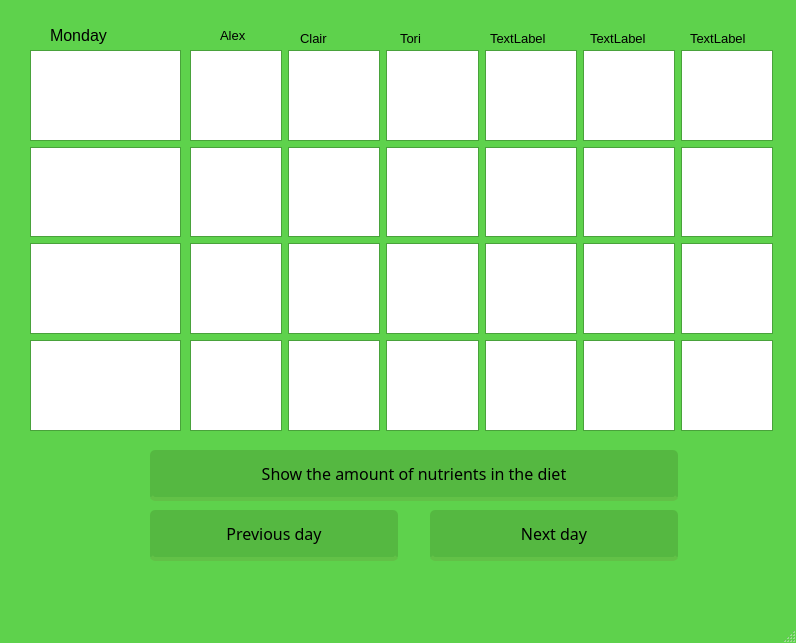
<?xml version="1.0" encoding="UTF-8"?>
<ui version="4.0">
 <class>MainWindow</class>
 <widget class="QMainWindow" name="MainWindow">
  <property name="geometry">
   <rect>
    <x>0</x>
    <y>0</y>
    <width>796</width>
    <height>643</height>
   </rect>
  </property>
  <property name="palette">
   <palette>
    <active>
     <colorrole role="Button">
      <brush brushstyle="SolidPattern">
       <color alpha="255">
        <red>0</red>
        <green>255</green>
        <blue>0</blue>
       </color>
      </brush>
     </colorrole>
     <colorrole role="Base">
      <brush brushstyle="SolidPattern">
       <color alpha="255">
        <red>255</red>
        <green>255</green>
        <blue>255</blue>
       </color>
      </brush>
     </colorrole>
     <colorrole role="Window">
      <brush brushstyle="SolidPattern">
       <color alpha="255">
        <red>94</red>
        <green>210</green>
        <blue>76</blue>
       </color>
      </brush>
     </colorrole>
    </active>
    <inactive>
     <colorrole role="Button">
      <brush brushstyle="SolidPattern">
       <color alpha="255">
        <red>0</red>
        <green>255</green>
        <blue>0</blue>
       </color>
      </brush>
     </colorrole>
     <colorrole role="Base">
      <brush brushstyle="SolidPattern">
       <color alpha="255">
        <red>255</red>
        <green>255</green>
        <blue>255</blue>
       </color>
      </brush>
     </colorrole>
     <colorrole role="Window">
      <brush brushstyle="SolidPattern">
       <color alpha="255">
        <red>94</red>
        <green>210</green>
        <blue>76</blue>
       </color>
      </brush>
     </colorrole>
    </inactive>
    <disabled>
     <colorrole role="Button">
      <brush brushstyle="SolidPattern">
       <color alpha="255">
        <red>0</red>
        <green>255</green>
        <blue>0</blue>
       </color>
      </brush>
     </colorrole>
     <colorrole role="Base">
      <brush brushstyle="SolidPattern">
       <color alpha="255">
        <red>94</red>
        <green>210</green>
        <blue>76</blue>
       </color>
      </brush>
     </colorrole>
     <colorrole role="Window">
      <brush brushstyle="SolidPattern">
       <color alpha="255">
        <red>94</red>
        <green>210</green>
        <blue>76</blue>
       </color>
      </brush>
     </colorrole>
    </disabled>
   </palette>
  </property>
  <property name="windowTitle">
   <string>MainWindow</string>
  </property>
  <widget class="QWidget" name="centralwidget">
   <widget class="QLabel" name="name1">
    <property name="geometry">
     <rect>
      <x>220</x>
      <y>20</y>
      <width>131</width>
      <height>31</height>
     </rect>
    </property>
    <property name="font">
     <font>
      <pointsize>10</pointsize>
     </font>
    </property>
    <property name="text">
     <string>Alex</string>
    </property>
   </widget>
   <widget class="QLabel" name="name2">
    <property name="geometry">
     <rect>
      <x>300</x>
      <y>30</y>
      <width>55</width>
      <height>16</height>
     </rect>
    </property>
    <property name="font">
     <font>
      <pointsize>10</pointsize>
     </font>
    </property>
    <property name="text">
     <string>Clair</string>
    </property>
   </widget>
   <widget class="QLabel" name="name3">
    <property name="geometry">
     <rect>
      <x>400</x>
      <y>30</y>
      <width>55</width>
      <height>16</height>
     </rect>
    </property>
    <property name="font">
     <font>
      <pointsize>10</pointsize>
     </font>
    </property>
    <property name="text">
     <string>Tori</string>
    </property>
   </widget>
   <widget class="QWidget" name="horizontalLayoutWidget">
    <property name="geometry">
     <rect>
      <x>190</x>
      <y>50</y>
      <width>583</width>
      <height>381</height>
     </rect>
    </property>
    <layout class="QHBoxLayout" name="horizontalLayout">
     <item>
      <layout class="QVBoxLayout" name="verticalLayout_2">
       <item>
        <widget class="QListView" name="listView_2"/>
       </item>
       <item>
        <widget class="QListView" name="listView_5"/>
       </item>
       <item>
        <widget class="QListView" name="listView_6"/>
       </item>
       <item>
        <widget class="QListView" name="listView_4"/>
       </item>
      </layout>
     </item>
     <item>
      <layout class="QVBoxLayout" name="verticalLayout_5">
       <item>
        <widget class="QListView" name="listView_14"/>
       </item>
       <item>
        <widget class="QListView" name="listView_15"/>
       </item>
       <item>
        <widget class="QListView" name="listView_16"/>
       </item>
       <item>
        <widget class="QListView" name="listView_17"/>
       </item>
      </layout>
     </item>
     <item>
      <layout class="QVBoxLayout" name="verticalLayout_6">
       <item>
        <widget class="QListView" name="listView_18"/>
       </item>
       <item>
        <widget class="QListView" name="listView_19"/>
       </item>
       <item>
        <widget class="QListView" name="listView_20"/>
       </item>
       <item>
        <widget class="QListView" name="listView_21"/>
       </item>
      </layout>
     </item>
     <item>
      <layout class="QVBoxLayout" name="verticalLayout_7">
       <item>
        <widget class="QListView" name="listView_22"/>
       </item>
       <item>
        <widget class="QListView" name="listView_23"/>
       </item>
       <item>
        <widget class="QListView" name="listView_24"/>
       </item>
       <item>
        <widget class="QListView" name="listView_25"/>
       </item>
      </layout>
     </item>
     <item>
      <layout class="QVBoxLayout" name="verticalLayout_8">
       <item>
        <widget class="QListView" name="listView_26"/>
       </item>
       <item>
        <widget class="QListView" name="listView_27"/>
       </item>
       <item>
        <widget class="QListView" name="listView_28"/>
       </item>
       <item>
        <widget class="QListView" name="listView_29"/>
       </item>
      </layout>
     </item>
     <item>
      <layout class="QVBoxLayout" name="verticalLayout_4">
       <item>
        <widget class="QListView" name="listView_10"/>
       </item>
       <item>
        <widget class="QListView" name="listView_11"/>
       </item>
       <item>
        <widget class="QListView" name="listView_12"/>
       </item>
       <item>
        <widget class="QListView" name="listView_13"/>
       </item>
      </layout>
     </item>
    </layout>
   </widget>
   <widget class="QLabel" name="day">
    <property name="geometry">
     <rect>
      <x>50</x>
      <y>20</y>
      <width>121</width>
      <height>31</height>
     </rect>
    </property>
    <property name="font">
     <font>
      <pointsize>12</pointsize>
     </font>
    </property>
    <property name="text">
     <string>Monday</string>
    </property>
   </widget>
   <widget class="QPushButton" name="show">
    <property name="geometry">
     <rect>
      <x>150</x>
      <y>450</y>
      <width>531</width>
      <height>51</height>
     </rect>
    </property>
    <property name="font">
     <font>
      <family>Roboto Slab</family>
      <pointsize>12</pointsize>
     </font>
    </property>
    <property name="styleSheet">
     <string notr="true">float:right;
margin-right: 3%;
margin top: 5px;
border-radius:5px;
-moz-border-radius:5px;
webkit-border-radius:5px;
padding:5px 9px;
font-size: 1.2em;
background-color:rgba(85, 184, 65,1);
text-shadow: #454545 0 0 2px;
border-bottom: 4px solid rgba(98, 193, 71, 1);
color:black;
font-family: 'Roboto Slab', senif;</string>
    </property>
    <property name="text">
     <string>Show the amount of nutrients in the diet</string>
    </property>
   </widget>
   <widget class="QPushButton" name="next">
    <property name="geometry">
     <rect>
      <x>430</x>
      <y>510</y>
      <width>251</width>
      <height>51</height>
     </rect>
    </property>
    <property name="font">
     <font>
      <family>Roboto Slab</family>
      <pointsize>12</pointsize>
     </font>
    </property>
    <property name="styleSheet">
     <string notr="true">float:right;
margin-right: 3%;
margin top: 5px;
border-radius:5px;
-moz-border-radius:5px;
webkit-border-radius:5px;
padding:5px 9px;
font-size: 1.2em;
background-color:rgba(85, 184, 65,1);
text-shadow: #454545 0 0 2px;
border-bottom: 4px solid rgba(98, 193, 71, 1);
color:black;
font-family: 'Roboto Slab', senif;</string>
    </property>
    <property name="text">
     <string>Next day</string>
    </property>
   </widget>
   <widget class="QPushButton" name="prev">
    <property name="geometry">
     <rect>
      <x>150</x>
      <y>510</y>
      <width>251</width>
      <height>51</height>
     </rect>
    </property>
    <property name="font">
     <font>
      <family>Roboto Slab</family>
      <pointsize>12</pointsize>
     </font>
    </property>
    <property name="styleSheet">
     <string notr="true">float:right;
margin-right: 3%;
margin top: 5px;
border-radius:5px;
-moz-border-radius:5px;
webkit-border-radius:5px;
padding:5px 9px;
font-size: 1.2em;
background-color:rgba(85, 184, 65,1);
text-shadow: #454545 0 0 2px;
border-bottom: 4px solid rgba(98, 193, 71, 1);
color:black;
font-family: 'Roboto Slab', senif;
</string>
    </property>
    <property name="text">
     <string>Previous day</string>
    </property>
   </widget>
   <widget class="QWidget" name="layoutWidget">
    <property name="geometry">
     <rect>
      <x>30</x>
      <y>50</y>
      <width>151</width>
      <height>381</height>
     </rect>
    </property>
    <layout class="QVBoxLayout" name="verticalLayout_3">
     <item>
      <widget class="QListView" name="listView_3"/>
     </item>
     <item>
      <widget class="QListView" name="listView_7"/>
     </item>
     <item>
      <widget class="QListView" name="listView_8"/>
     </item>
     <item>
      <widget class="QListView" name="listView_9"/>
     </item>
    </layout>
   </widget>
   <widget class="QLabel" name="name4">
    <property name="geometry">
     <rect>
      <x>490</x>
      <y>30</y>
      <width>55</width>
      <height>16</height>
     </rect>
    </property>
    <property name="font">
     <font>
      <pointsize>10</pointsize>
     </font>
    </property>
    <property name="text">
     <string>TextLabel</string>
    </property>
   </widget>
   <widget class="QLabel" name="name5">
    <property name="geometry">
     <rect>
      <x>590</x>
      <y>30</y>
      <width>55</width>
      <height>16</height>
     </rect>
    </property>
    <property name="font">
     <font>
      <pointsize>10</pointsize>
     </font>
    </property>
    <property name="text">
     <string>TextLabel</string>
    </property>
   </widget>
   <widget class="QLabel" name="name6">
    <property name="geometry">
     <rect>
      <x>690</x>
      <y>30</y>
      <width>55</width>
      <height>16</height>
     </rect>
    </property>
    <property name="font">
     <font>
      <pointsize>10</pointsize>
     </font>
    </property>
    <property name="text">
     <string>TextLabel</string>
    </property>
   </widget>
  </widget>
  <widget class="QMenuBar" name="menubar">
   <property name="geometry">
    <rect>
     <x>0</x>
     <y>0</y>
     <width>796</width>
     <height>26</height>
    </rect>
   </property>
  </widget>
  <widget class="QStatusBar" name="statusbar"/>
 </widget>
 <resources/>
 <connections/>
</ui>
